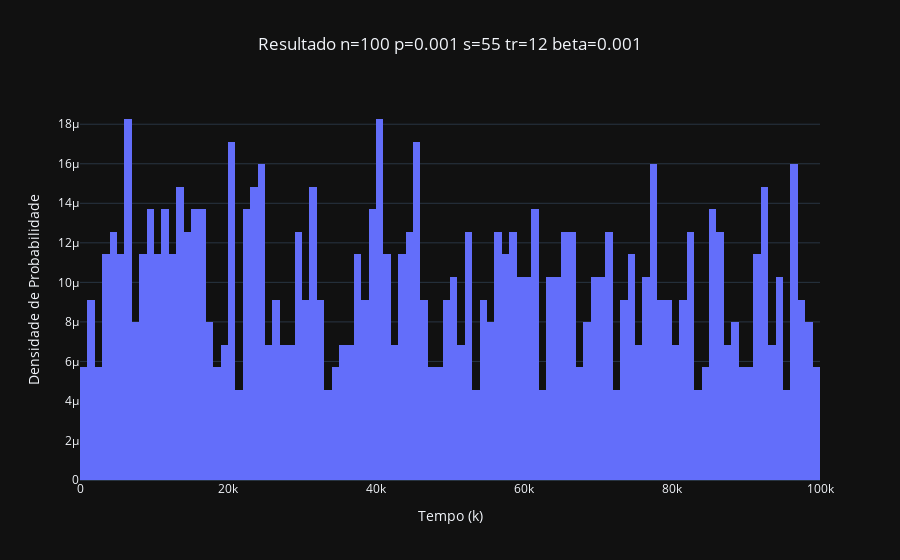

The notebook cell this image was saved under:
### Code cell
demo1_s, demo1_sim = search_for_s_and_plot(100, 0.001, 12, 0.001)

### Figure 1 — Plotly figure (JSON) as saved in the notebook; plotly's stock layout.template omitted (floating-point values rounded to 4 significant figures; data arrays with more than 128 entries replaced by an {"elided": "..."} marker saying what was removed)
{"data": [{"histnorm": "probability density", "name": "s=55", "type": "histogram", "x": {"elided": "10000 int values"}, "xbins": {"end": 100000, "size": 1000, "start": 0}}], "layout": {"barmode": "group", "title": {"text": "Resultado n=100 p=0.001 s=55 tr=12 beta=0.001", "x": 0.5, "xanchor": "center"}, "xaxis": {"title": {"text": "Tempo (k)"}}, "yaxis": {"title": {"text": "Densidade de Probabilidade"}}}}
